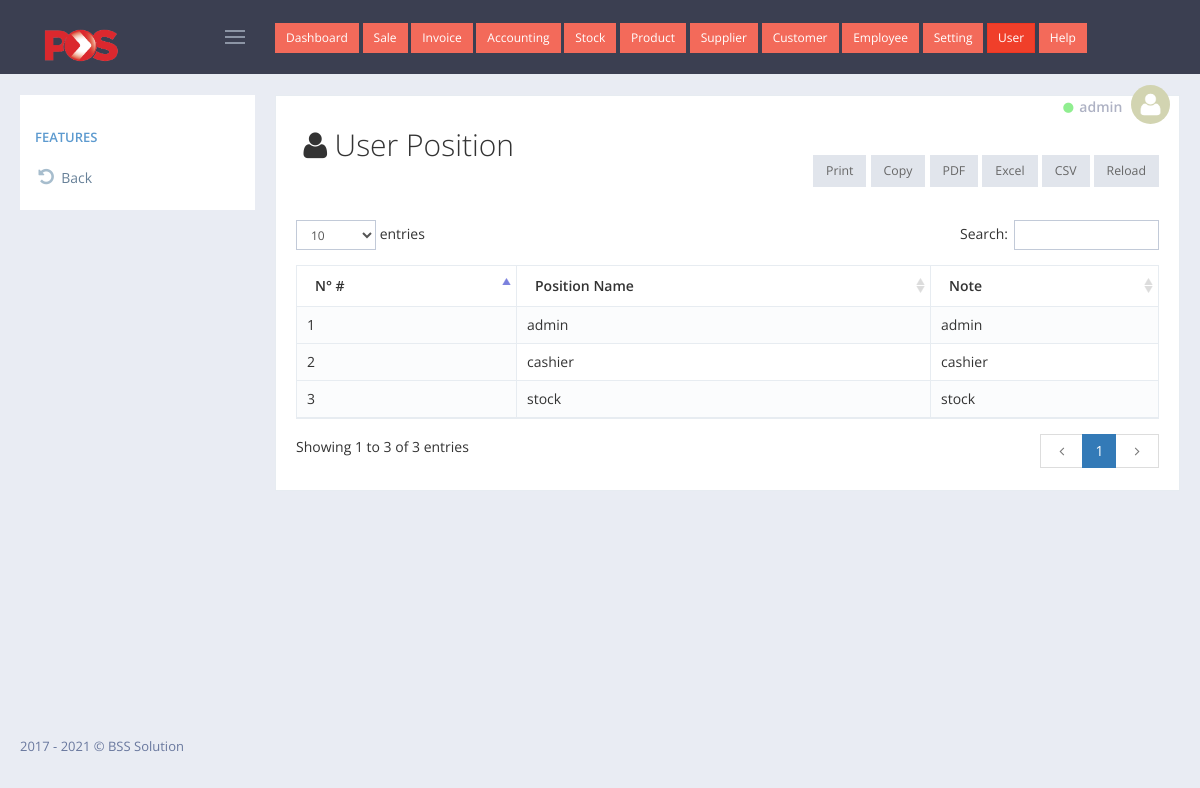
The app's page /admin/user_position/index.php (signed in) with its own data.
### tables this page shows
CREATE TABLE `tbl_pos_invoice` (
  `transaction_id` int(6) UNSIGNED ZEROFILL NOT NULL,
  `inv_no` int(200) NOT NULL,
  `cashier_name` varchar(100) NOT NULL,
  `user_id` int(11) NOT NULL,
  `cus` int(11) NOT NULL,
  `date_sell` date NOT NULL,
  `amount` decimal(10,2) NOT NULL,
  `vat` decimal(10,2) NOT NULL,
  `pay_dollar` decimal(10,2) NOT NULL,
  `pay_riel` varchar(111) NOT NULL
);

CREATE TABLE `tbl_pos_position` (
  `position_id` int(20) NOT NULL,
  `position` varchar(200) NOT NULL,
  `note` varchar(200) NOT NULL
);

### admin/user_position/index.php (the view, shortened to what this page needs)
<?php
    include_once '../../config/database.php';
    include_once '../layout/header.php';
?>
<div class="portlet light bordered">
    <div class="row">
        <div class="col-xs-12">
            <h2><i class="fa fa-user fa-fw"></i>User Position</h2>
        </div>
    </div>
    <br>
    <br>
    <div class="portlet-body">
        <div id="sample_1_wrapper" class="dataTables_wrapper">
            <table class="table table-striped table-bordered table-hover dataTable dtr-inline " id="sample_2" role="grid" aria-describedby="sample_1_info" style="width: 1180px;">
                <thead>
                    <tr role="row">
                        <th>N&deg; #</th>
                        <th>Position Name</th>
                        <th>Note</th>
                    </tr>
                </thead>
                <tbody>
                    <?php
                        $user_query = $connect->query("SELECT * FROM tbl_pos_position ORDER BY position_id ASC");
                        $no = 0;
                        while ($row_user = mysqli_fetch_object($user_query)) {
                            echo '<tr>';
                                echo "<td>".(++$no)."</td>";
                                echo "<td>$row_user->position</td>";
                                echo "<td>$row_user->note</td>";
                            echo '</tr>';
                        }
                    ?>
                </tbody>
            </table>
        </div>
    </div>
</div>
<?php include_once '../layout/footer.php' ?>

### admin/layout/header.php (shortened to what this page needs)
<!DOCTYPE html>
<html lang="en">
    <head>
        <link href="../../assets/global/plugins/font-awesome/css/font-awesome.min.css" rel="stylesheet" type="text/css" />
        <link href="../../assets/global/plugins/simple-line-icons/simple-line-icons.min.css" rel="stylesheet" type="text/css" />
        <link href="../../assets/global/plugins/bootstrap/css/bootstrap.min.css" rel="stylesheet" type="text/css" />
        <link href="../../assets/global/plugins/bootstrap-switch/css/bootstrap-switch.min.css" rel="stylesheet" type="text/css" />
        <link href="../../assets/global/plugins/datatables/datatables.min.css" rel="stylesheet" type="text/css" />
        <link href="../../assets/global/plugins/datatables/plugins/bootstrap/datatables.bootstrap.css" rel="stylesheet" type="text/css" />
        <link href="../../assets/global/plugins/bootstrap-datepicker/css/bootstrap-datepicker3.min.css" rel="stylesheet" type="text/css" />
        <link href="../../assets/global/css/components.min.css" rel="stylesheet" id="style_components" type="text/css" />
        <link href="../../assets/global/css/plugins.min.css" rel="stylesheet" type="text/css" />
        <link href="../../assets/layouts/layout4/css/layout.min.css" rel="stylesheet" type="text/css" />
        <link href="../../assets/layouts/layout4/css/themes/default.min.css" rel="stylesheet" type="text/css" id="style_color" />
        <link href="../../assets/layouts/layout4/css/custom.min.css" rel="stylesheet" type="text/css" />
    </head>
    <body class="page-container-bg-solid page-header-fixed page-sidebar-closed-hide-logo">
        <div class="page-header navbar navbar-fixed-top">
            <div class="page-header-inner ">
                <div class="page-logo">
                    <a href="../../index.php">
                        <img src="../../img/img_logo/Pos_Malaysia_Logo.png" width="100px" alt="logo" class="logo-default" />
                    </a>
                    <div class="menu-toggler sidebar-toggler">
                    </div>
                </div>
                <?php include_once('top_navigation.php') ?>
                <div class="page-top">
                    <div class="top-menu">
                        <ul class="nav navbar-nav pull-right">
                            <li class="dropdown dropdown-user dropdown-dark">
                                <a href="javascript:;" class="dropdown-toggle" data-toggle="dropdown" data-hover="dropdown" data-close-others="true">
                                    <small><i class="fa fa-circle" style="color: lightgreen;"></i></small>
                                    <span class="username username-hide-on-mobile"> <?= @$_SESSION['user']->username ?> </span>
                                    <img alt="" class="img-circle" src="../../img/img_user/blank.png" /> </a>
                            </li>
                        </ul>
                    </div>
                </div>
            </div>
        </div>
        <div class="page-container">
            <div class="page-content-wrapper">
                <div class="page-content" style="transform: translate(0px,-10px);">

### records on screen
tbl_pos_invoice: cashier_name "admin"
tbl_pos_position: position "admin", note "admin"
tbl_pos_position: position "cashier", note "cashier"
tbl_pos_position: position "stock", note "stock"
